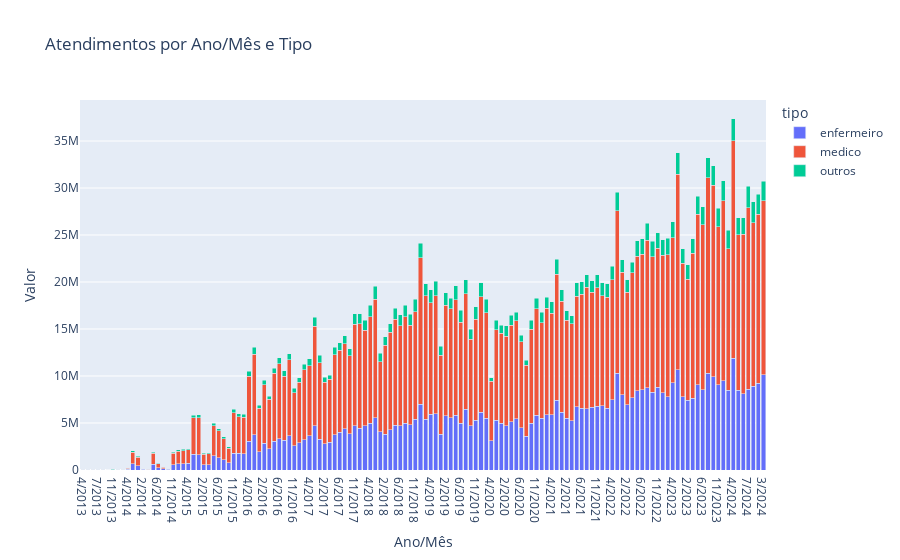

Notebook cell for this chart:
### Code cell
fig.show()

### Figure 1 — Plotly figure (JSON) as saved in the notebook; plotly's stock layout.template omitted (floating-point values rounded to 4 significant figures; data arrays with more than 128 entries replaced by an {"elided": "..."} marker saying what was removed)
{"data": [{"alignmentgroup": "True", "hovertemplate": "tipo=enfermeiro<br>Ano/Mês=%{x}<br>Valor=%{y}<extra></extra>", "legendgroup": "enfermeiro", "marker": {"color": "#636efa", "pattern": {"shape": ""}}, "name": "enfermeiro", "offsetgroup": "enfermeiro", "orientation": "v", "showlegend": true, "textposition": "auto", "type": "bar", "x": {"elided": "136 str values"}, "xaxis": "x", "y": {"elided": "136 int values"}, "yaxis": "y"}, {"alignmentgroup": "True", "hovertemplate": "tipo=medico<br>Ano/Mês=%{x}<br>Valor=%{y}<extra></extra>", "legendgroup": "medico", "marker": {"color": "#EF553B", "pattern": {"shape": ""}}, "name": "medico", "offsetgroup": "medico", "orientation": "v", "showlegend": true, "textposition": "auto", "type": "bar", "x": {"elided": "136 str values"}, "xaxis": "x", "y": {"elided": "136 int values"}, "yaxis": "y"}, {"alignmentgroup": "True", "hovertemplate": "tipo=outros<br>Ano/Mês=%{x}<br>Valor=%{y}<extra></extra>", "legendgroup": "outros", "marker": {"color": "#00cc96", "pattern": {"shape": ""}}, "name": "outros", "offsetgroup": "outros", "orientation": "v", "showlegend": true, "textposition": "auto", "type": "bar", "x": {"elided": "136 str values"}, "xaxis": "x", "y": {"elided": "136 int values"}, "yaxis": "y"}], "layout": {"barmode": "stack", "legend": {"title": {"text": "tipo"}, "tracegroupgap": 0}, "title": {"text": "Atendimentos por Ano/Mês e Tipo"}, "xaxis": {"anchor": "y", "domain": [0, 1], "title": {"text": "Ano/Mês"}}, "yaxis": {"anchor": "x", "domain": [0, 1], "title": {"text": "Valor"}}}}
